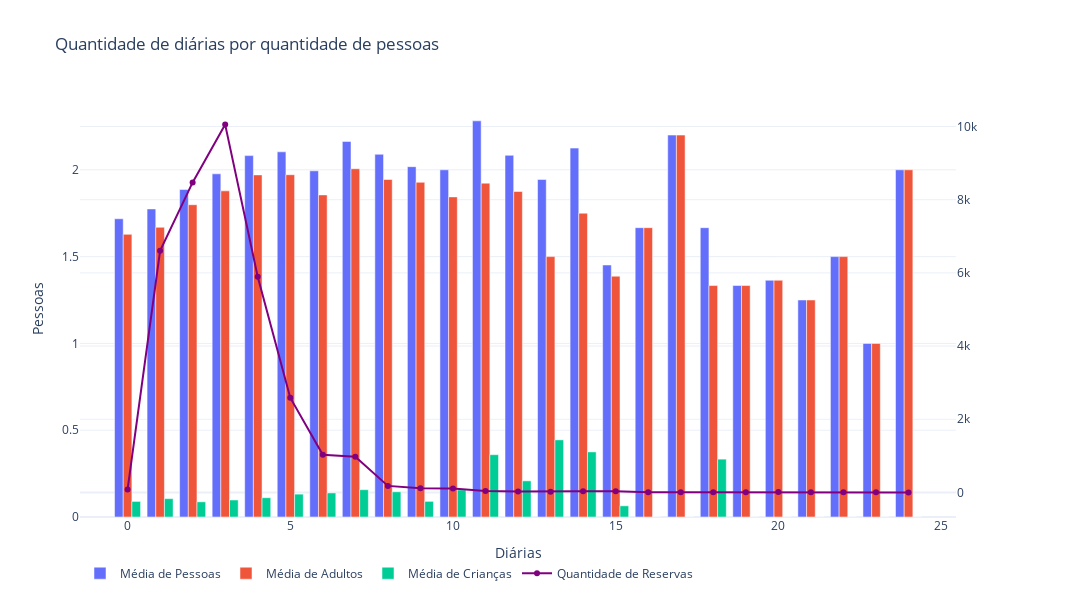

The notebook cell this image was saved under:
### Code cell
'''
Dias de reserva por numero de pessoas
'''
dfAux = df[['no_of_week_nights', 'no_of_weekend_nights', 'no_of_adults', 'no_of_children']]
dfAux['no_of_total_nights'] = dfAux['no_of_week_nights'] + df['no_of_weekend_nights']
dfAux['no_of_people'] = dfAux['no_of_adults'] + df['no_of_children']
chartDataframe = dfAux.groupby(by=['no_of_total_nights']).agg({'no_of_people': ['mean', 'count'], 'no_of_adults': 'mean', 'no_of_children': 'mean'})
chartDataframe.reset_index(inplace=True, drop=False)
chartDataframe
fig = make_subplots(specs=[[{"secondary_y": True}]])


chartDataframe
fig.add_trace(
    go.Bar(
        x=chartDataframe['no_of_total_nights'], 
        y=chartDataframe['no_of_people']['mean'], 
        # mode='lines+markers',
        name=f'Média de Pessoas',
        ))

fig.add_trace(
    go.Bar(
        x=chartDataframe['no_of_total_nights'], 
        y=chartDataframe['no_of_adults']['mean'], 
        # mode='lines+markers',
        name=f'Média de Adultos',
        ))

fig.add_trace(
    go.Bar(
        x=chartDataframe['no_of_total_nights'], 
        y=chartDataframe['no_of_children']['mean'], 
        # mode='lines+markers',
        name=f'Média de Crianças',
        ))


fig.add_trace(
    go.Scatter(
        x=chartDataframe['no_of_total_nights'], 
        y=chartDataframe['no_of_people']['count'], 
        mode='lines+markers',
        name=f'Quantidade de Reservas',
        line=dict(color='purple')
        ),
    secondary_y=True)



# Configurações do layout
fig.update_layout(title='Quantidade de diárias por quantidade de pessoas',
                  xaxis_title='Diárias',
                  yaxis_title='Pessoas',
                  template='plotly_white',
                  width = 1300, 
                  height = 600,
                  barmode='group',
                  legend=dict(orientation="h"),)

# Exibindo o gráfico
fig.show()

### Figure 1 — Plotly figure (JSON) as saved in the notebook; plotly's stock layout.template omitted (floating-point values rounded to 4 significant figures)
{"data": [{"name": "Média de Pessoas", "type": "bar", "x": [0, 1, 2, 3, 4, 5, 6, 7, 8, 9, 10, 11, 12, 13, 14, 15, 16, 17, 18, 19, 20, 21, 22, 23, 24], "y": [1.718, 1.775, 1.886, 1.977, 2.082, 2.104, 1.994, 2.163, 2.089, 2.018, 2, 2.282, 2.083, 1.944, 2.125, 1.452, 1.667, 2.2, 1.667, 1.333, 1.364, 1.25, 1.5, 1, 2]}, {"name": "Média de Adultos", "type": "bar", "x": [0, 1, 2, 3, 4, 5, 6, 7, 8, 9, 10, 11, 12, 13, 14, 15, 16, 17, 18, 19, 20, 21, 22, 23, 24], "y": [1.628, 1.669, 1.799, 1.879, 1.971, 1.972, 1.855, 2.006, 1.944, 1.928, 1.844, 1.923, 1.875, 1.5, 1.75, 1.387, 1.667, 2.2, 1.333, 1.333, 1.364, 1.25, 1.5, 1, 2]}, {"name": "Média de Crianças", "type": "bar", "x": [0, 1, 2, 3, 4, 5, 6, 7, 8, 9, 10, 11, 12, 13, 14, 15, 16, 17, 18, 19, 20, 21, 22, 23, 24], "y": [0.08974, 0.1057, 0.08758, 0.09809, 0.111, 0.1317, 0.1387, 0.1572, 0.1453, 0.09009, 0.156, 0.359, 0.2083, 0.4444, 0.375, 0.06452, 0, 0, 0.3333, 0, 0, 0, 0, 0, 0]}, {"line": {"color": "purple"}, "mode": "lines+markers", "name": "Quantidade de Reservas", "type": "scatter", "x": [0, 1, 2, 3, 4, 5, 6, 7, 8, 9, 10, 11, 12, 13, 14, 15, 16, 17, 18, 19, 20, 21, 22, 23, 24], "xaxis": "x", "y": [78, 6604, 8472, 10052, 5893, 2589, 1031, 973, 179, 111, 109, 39, 24, 18, 32, 31, 6, 5, 3, 6, 11, 4, 2, 2, 1], "yaxis": "y2"}], "layout": {"barmode": "group", "height": 600, "legend": {"orientation": "h"}, "title": {"text": "Quantidade de diárias por quantidade de pessoas"}, "width": 1300, "xaxis": {"anchor": "y", "domain": [0, 0.94], "title": {"text": "Diárias"}}, "yaxis": {"anchor": "x", "domain": [0, 1], "title": {"text": "Pessoas"}}, "yaxis2": {"anchor": "x", "overlaying": "y", "side": "right"}}}
